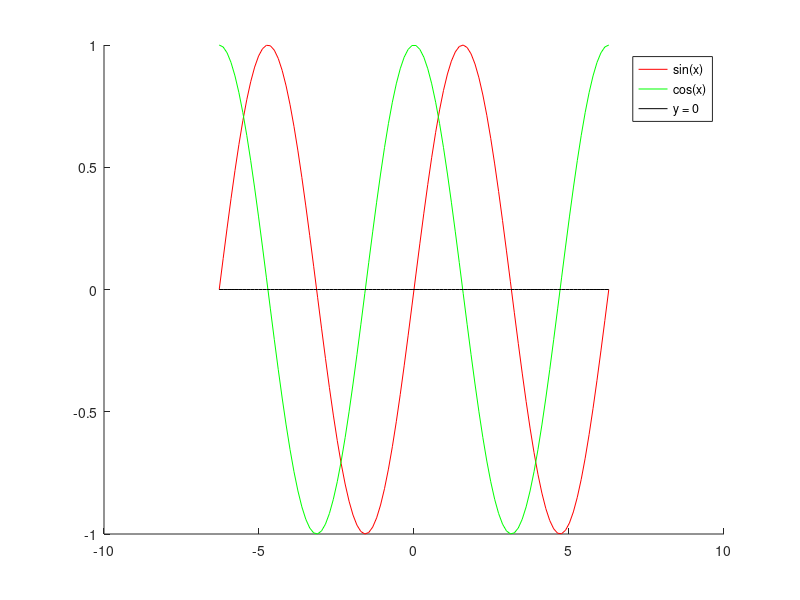

Write the MATLAB code that produced this figure.
% Plot sin(x) in red, cos(x) in green and y = 0 in black with a legend

x = linspace(-2 * pi, 2 * pi, 100);

hold on;
plot(x, sin(x), 'r');
plot(x, cos(x), 'g');
plot(x, zeros(length(x), 1), 'k');
legend('sin(x)', 'cos(x)', 'y = 0');
